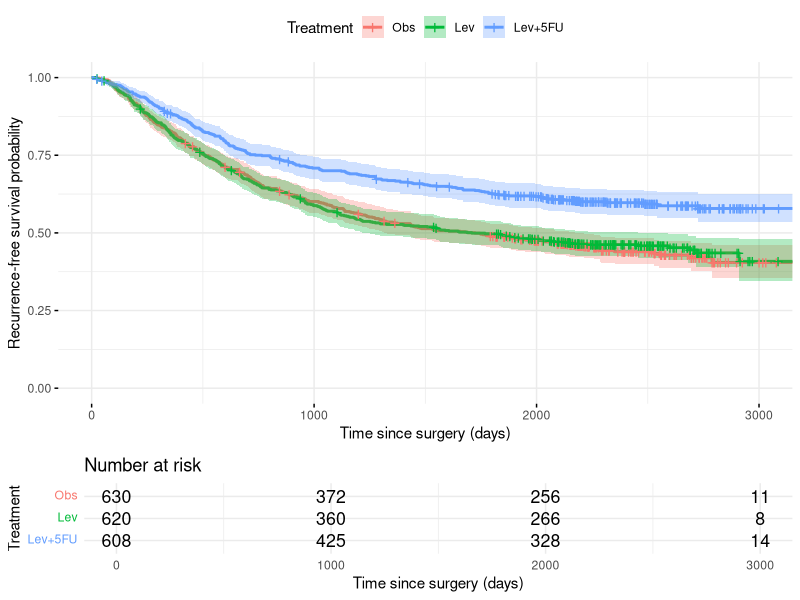
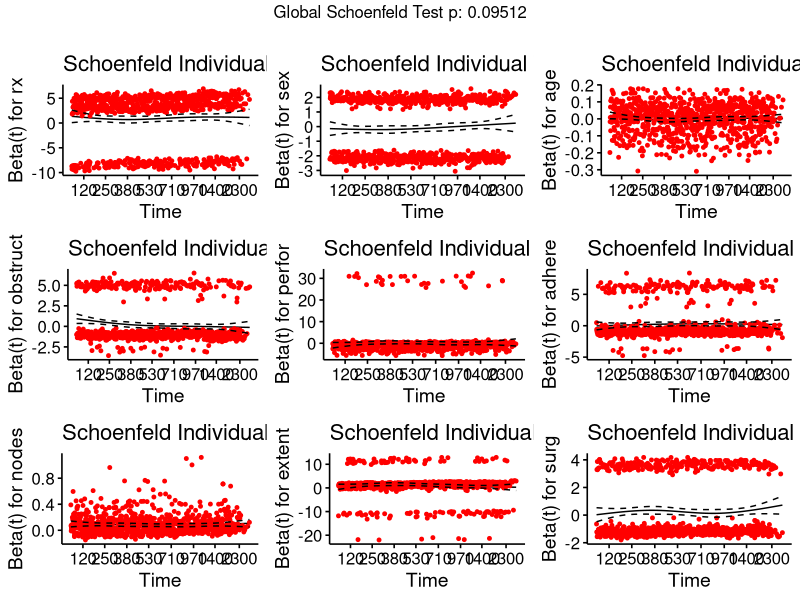
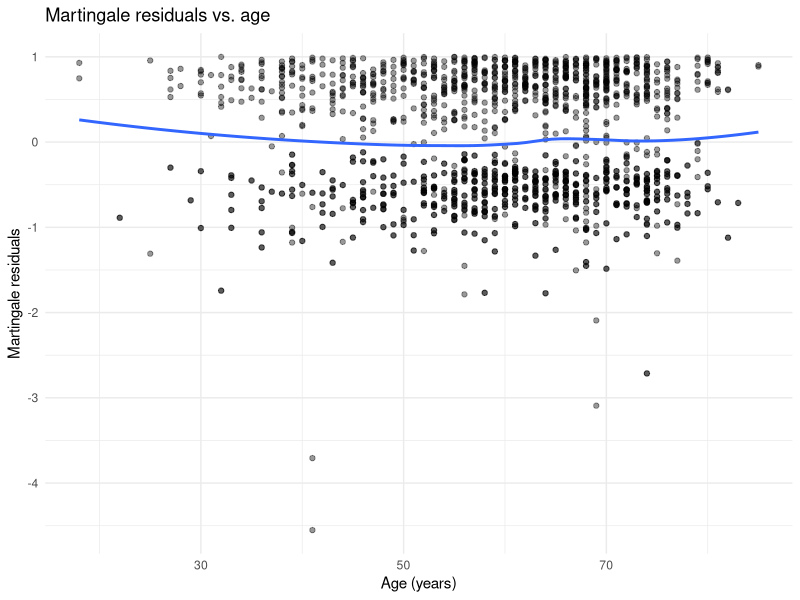
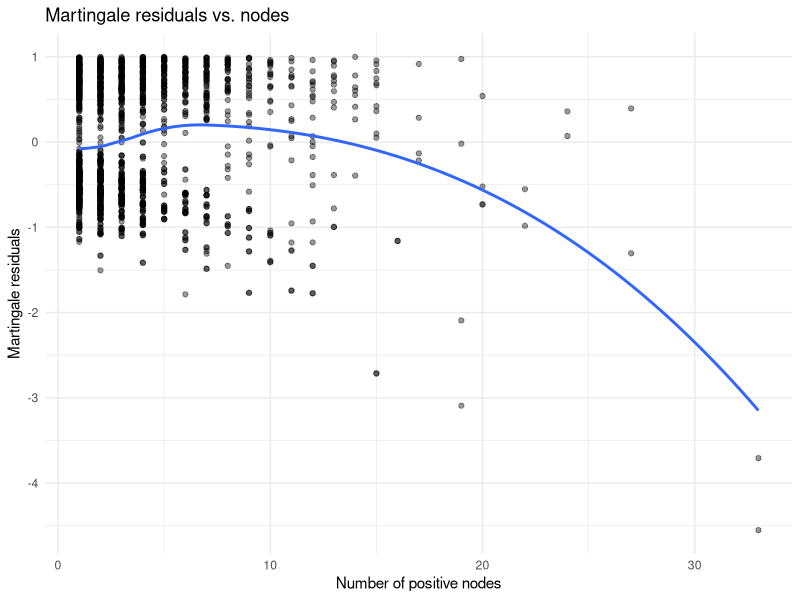
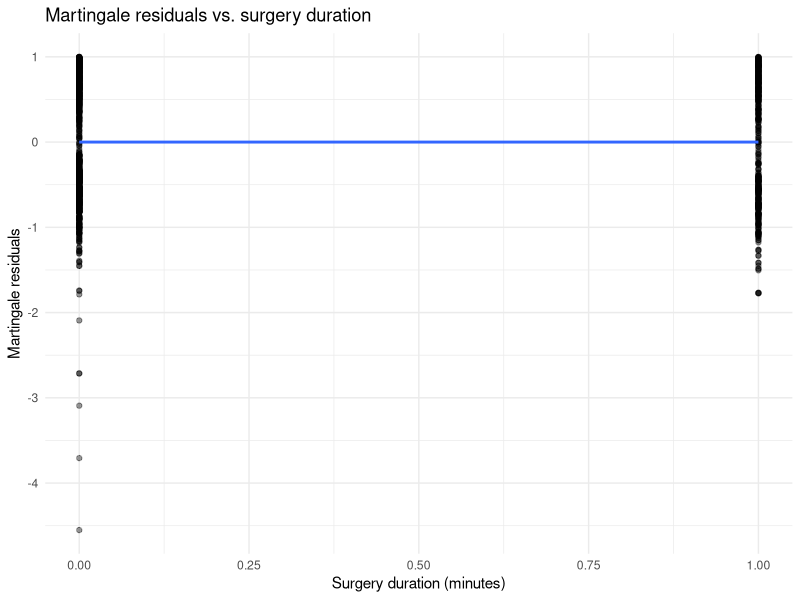
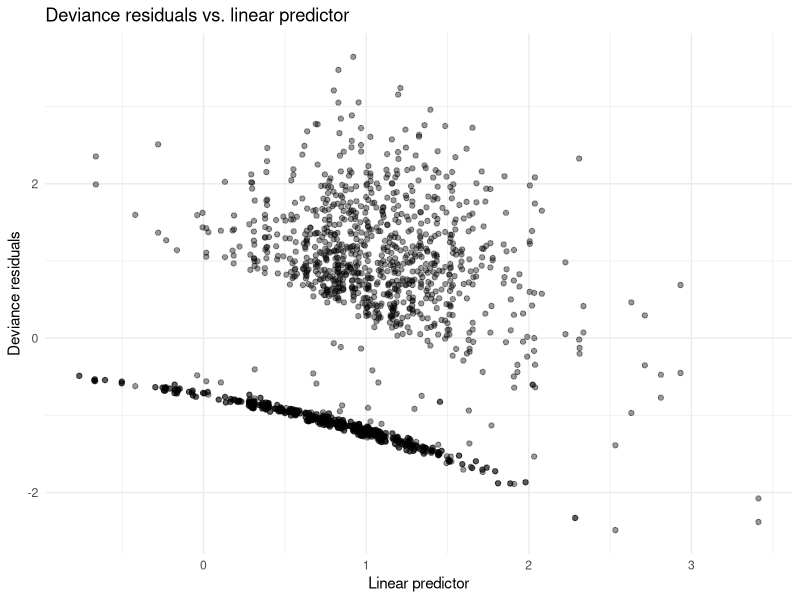

Source code (R) for these figures, in order: (Note: this script raises an error after producing the figures.)
# Install / load packages ------------------------------------------------------

library(survival)   # survival objects, Cox model
library(survminer)  # KM and Cox plots
library(dplyr)      # data wrangling
library(ggplot2)    # plotting
library(Hmisc)      # C-index (rcorr.cens)
library(tidyr)      # drop_na
library(knitr)      # kable
library(broom)      # tidy outputs
library(here)       # file paths

set.seed(713)       # reproducibility


#--- Load and Prepare Data -----------------------------------------------------
colon <- read.csv(here("colon.csv"))

# Replace nodes = 0 with 1
colon <- colon %>%
  mutate(
    nodes = ifelse(nodes == 0, 1, nodes)
  )


# Define survival object for recurrence-free survival
surv_obj <- Surv(time = colon$time, event = colon$status)


#--- Variable Coding -----------------------------------------------------------

# Recode treatment (rx) and sex to factors
colon <- colon %>%
  mutate(
    rx = factor(rx,
                levels = c("Obs", "Lev", "Lev+5FU")),
    sex = factor(sex,
                 levels = c(0, 1),
                 labels = c("Female", "Male")),
    obstruct = factor(obstruct,
                      levels = c(0, 1),
                      labels = c("No obstruction", "Obstruction")),
    perfor = factor(perfor,
                    levels = c(0, 1),
                    labels = c("No perforation", "Perforation")),
    adhere = factor(adhere,
                    levels = c(0, 1),
                    labels = c("Adherent", "Not adherent")),
    extent = factor(extent)
  )



#--- Descriptive Statistics ----------------------------------------------------

# Baseline characteristics by treatment group (on full colon, not colon_model)
baseline_table <- colon %>%
  group_by(rx) %>%
  summarise(
    n = n(),
    age_mean = mean(age, na.rm = TRUE),
    age_sd   = sd(age, na.rm = TRUE),
    nodes_median = median(nodes, na.rm = TRUE),
    nodes_IQR    = IQR(nodes, na.rm = TRUE),
    male_pct     = mean(sex == "Male", na.rm = TRUE) * 100,
    obstruct_pct = mean(obstruct == "Obstruction", na.rm = TRUE) * 100,
    perfor_pct   = mean(perfor == "Perforation", na.rm = TRUE) * 100,
    nonadherent_pct = mean(adhere == "Not adherent", na.rm = TRUE) * 100,
    .groups = "drop"
  )

print(baseline_table)


#--- Kaplan–Meier Curves by Treatment ------------------------------------------

fit_km_rx <- survfit(Surv(time, status) ~ rx, data = colon)

km_plot_rx <- ggsurvplot(
  fit_km_rx,
  data       = colon,
  risk.table = TRUE,
  conf.int   = TRUE,
  pval       = FALSE,  # turned off to avoid "only 1 group" survdiff errors
  legend.title = "Treatment",
  legend.labs  = levels(colon$rx),
  xlab       = "Time since surgery (days)",
  ylab       = "Recurrence-free survival probability",
  ggtheme    = theme_minimal()
)

print(km_plot_rx)



#--- Cox Prediction Model -------------------------------------------------

cox <- coxph(
  Surv(time, status) ~ rx + sex + age +
    obstruct + perfor + adhere + nodes + extent + surg,
  data = colon
)

summary(cox)

cox_tidy <- tidy(cox, exponentiate = TRUE, conf.int = TRUE)
kable(cox_tidy, digits = 3,
      caption = "Cox prediction model: hazard ratios (for reference)")


#--- Model Diagnostics ---------------------------------------------------------

## 1) Proportional Hazards Assumption

zph_full <- cox.zph(cox)
print(zph_full)

# Schoenfeld residual plots
ggcoxzph(zph_full)


## 2) Martingale residuals

martingale_resid <- residuals(cox, type = "martingale")

# Create diagnostic dataframe by filtering colon to match the Cox model rows
diagnostic_df <- colon %>%
  drop_na(time, status, rx, sex, age, obstruct, perfor, adhere, nodes, extent, surg) %>%
  mutate(martingale = martingale_resid)

# Age vs martingale
ggplot(diagnostic_df, aes(x = age, y = martingale)) +
  geom_point(alpha = 0.4) +
  geom_smooth(method = "loess", se = FALSE) +
  theme_minimal() +
  labs(
    title = "Martingale residuals vs. age",
    x     = "Age (years)",
    y     = "Martingale residuals"
  )

# Nodes vs martingale
ggplot(diagnostic_df, aes(x = nodes, y = martingale)) +
  geom_point(alpha = 0.4) +
  geom_smooth(method = "loess", se = FALSE) +
  theme_minimal() +
  labs(
    title = "Martingale residuals vs. nodes",
    x     = "Number of positive nodes",
    y     = "Martingale residuals"
  )

# Surgery duration vs martingale
ggplot(diagnostic_df, aes(x = surg, y = martingale)) +
  geom_point(alpha = 0.4) +
  geom_smooth(method = "loess", se = FALSE) +
  theme_minimal() +
  labs(
    title = "Martingale residuals vs. surgery duration",
    x     = "Surgery duration (minutes)",
    y     = "Martingale residuals"
  )


## 3) Influential observations

deviance_resid <- residuals(cox, type = "deviance")
lp <- predict(cox, type = "lp")

diagnostic_df <- diagnostic_df %>%
  mutate(
    deviance = deviance_resid,
    lp       = lp
  )

ggplot(diagnostic_df, aes(x = lp, y = deviance)) +
  geom_point(alpha = 0.4) +
  theme_minimal() +
  labs(
    title = "Deviance residuals vs. linear predictor",
    x     = "Linear predictor",
    y     = "Deviance residuals"
  )


#--- Predicted Survival Curves by Treatment ------------------------------------

# Build typical patient using means from the complete case data
newdata_template <- diagnostic_df %>%
  summarise(
    age      = mean(age, na.rm = TRUE),
    nodes    = median(nodes, na.rm = TRUE),
    surg     = mean(surg, na.rm = TRUE)
  ) %>%
  mutate(
    sex      = levels(diagnostic_df$sex)[1],
    obstruct = levels(diagnostic_df$obstruct)[1],
    perfor   = levels(diagnostic_df$perfor)[1],
    adhere   = levels(diagnostic_df$adhere)[1],
    extent   = levels(diagnostic_df$extent)[1]
  )

# Create one row for each treatment level
newdata_pred <- newdata_template %>%
  slice(rep(1, 3)) %>%
  mutate(rx = levels(colon$rx))

# Check for NAs before fitting
print("Checking newdata_pred:")
print(newdata_pred)
print(sapply(newdata_pred, class))

fit_pred <- survfit(cox, newdata = newdata_pred)

pred_plot_rx <- ggsurvplot(
  fit_pred,
  data         = newdata_pred,
  legend.title = "Treatment",
  legend.labs  = levels(colon_model$rx),
  xlab         = "Time since surgery (days)",
  ylab         = "Predicted recurrence-free survival",
  ggtheme      = theme_minimal()
)

print(pred_plot_rx)



#--- Internal Validation -------------------------------------------------------

# Create colon_model as the complete case dataset
colon_model <- colon %>%
  drop_na(time, status, rx, sex, age, obstruct, perfor, adhere, nodes, extent, surg)

K <- 10
n <- nrow(colon_model)

set.seed(713)
fold_id <- sample(rep(1:K, length.out = n))
colon_model$fold_id <- fold_id

# store cross-validated linear predictor
lp_cv <- rep(NA_real_, n)

for (k in 1:K) {
  train_data <- colon_model %>% filter(fold_id != k)
  test_data  <- colon_model %>% filter(fold_id == k)
  
  cox_k <- coxph(
    Surv(time, status) ~ rx + sex + age +
      obstruct + perfor + adhere + nodes + extent + surg,
    data = train_data
  )
  
  lp_k <- predict(cox_k, newdata = test_data, type = "lp")
  lp_cv[colon_model$fold_id == k] <- lp_k
}

colon_model$lp_cv <- lp_cv

## C-index (discrimination, out-of-sample)
cindex_cv <- rcorr.cens(
  x = colon_model$lp_cv,
  S = Surv(colon_model$time, colon_model$status)
)

cindex_est <- as.numeric(cindex_cv["C Index"])

perf_table <- tibble(
  metric   = "C-index (10-fold CV)",
  estimate = cindex_est
)

kable(
  perf_table,
  digits = 3,
  caption = "Out-of-sample discrimination: C-index from 10-fold cross-validation"
)


## Calibration slope
cox_calib <- coxph(
  Surv(time, status) ~ lp_cv,
  data = colon_model
)

calib_tidy <- tidy(cox_calib, conf.int = TRUE, conf.level = 0.95) %>%
  filter(term == "lp_cv") %>%
  select(estimate, conf.low, conf.high, p.value)

kable(
  calib_tidy,
  digits = 3,
  caption = "Calibration slope for cross-validated risk score"
)


#--- Calibration Plot ----------------------------------------------------------

t0 <- 1095  # ~3 years

colon_model <- colon_model %>%
  mutate(lp_decile = ntile(lp_cv, 10))

get_km_at_t0 <- function(data, t0) {
  fit <- survfit(Surv(time, status) ~ 1, data = data)
  s <- summary(fit, times = t0)$surv
  if (length(s) == 0) return(NA_real_)
  s
}

calib_df <- colon_model %>%
  group_by(lp_decile) %>%
  summarise(
    mean_lp = mean(lp_cv, na.rm = TRUE),
    surv_t0 = get_km_at_t0(cur_data_all(), t0),
    .groups = "drop"
  ) %>%
  arrange(lp_decile)

ggplot(calib_df, aes(x = mean_lp, y = surv_t0)) +
  geom_point() +
  geom_line() +
  theme_minimal() +
  labs(
    title = paste0("Calibration plot at t = ", t0, " days"),
    x     = "Mean cross-validated linear predictor (higher = higher risk) ",
    y     = "Observed recurrence-free survival at t0"
  )
